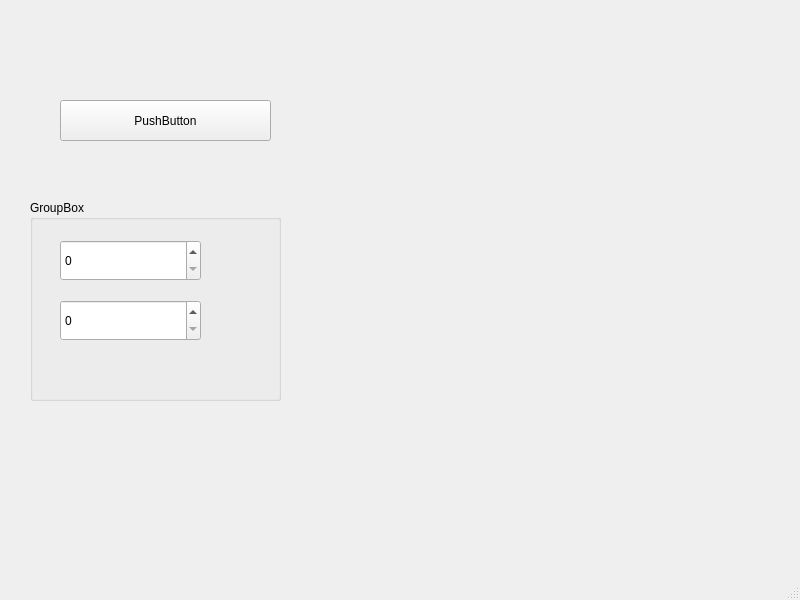
<?xml version="1.0" encoding="UTF-8"?>
<ui version="4.0">
 <class>MainWindow</class>
 <widget class="QMainWindow" name="MainWindow">
  <property name="geometry">
   <rect>
    <x>0</x>
    <y>0</y>
    <width>800</width>
    <height>600</height>
   </rect>
  </property>
  <property name="windowTitle">
   <string>MainWindow</string>
  </property>
  <widget class="QWidget" name="centralwidget">
   <widget class="QPushButton" name="pushButton">
    <property name="geometry">
     <rect>
      <x>60</x>
      <y>100</y>
      <width>211</width>
      <height>41</height>
     </rect>
    </property>
    <property name="text">
     <string>PushButton</string>
    </property>
   </widget>
   <widget class="QGroupBox" name="groupBox">
    <property name="geometry">
     <rect>
      <x>30</x>
      <y>200</y>
      <width>251</width>
      <height>201</height>
     </rect>
    </property>
    <property name="title">
     <string>GroupBox</string>
    </property>
    <widget class="QSpinBox" name="spinBox">
     <property name="geometry">
      <rect>
       <x>30</x>
       <y>40</y>
       <width>141</width>
       <height>41</height>
      </rect>
     </property>
    </widget>
    <widget class="QSpinBox" name="spinBox_2">
     <property name="geometry">
      <rect>
       <x>30</x>
       <y>100</y>
       <width>141</width>
       <height>41</height>
      </rect>
     </property>
    </widget>
   </widget>
   <widget class="MplWidget" name="MplWidget" native="true">
    <property name="geometry">
     <rect>
      <x>410</x>
      <y>60</y>
      <width>361</width>
      <height>371</height>
     </rect>
    </property>
   </widget>
  </widget>
  <widget class="QMenuBar" name="menubar">
   <property name="geometry">
    <rect>
     <x>0</x>
     <y>0</y>
     <width>800</width>
     <height>22</height>
    </rect>
   </property>
  </widget>
  <widget class="QStatusBar" name="statusbar"/>
 </widget>
 <customwidgets>
  <customwidget>
   <class>MplWidget</class>
   <extends>QWidget</extends>
   <header>mplwidget.h</header>
   <container>1</container>
  </customwidget>
 </customwidgets>
 <resources/>
 <connections/>
</ui>
